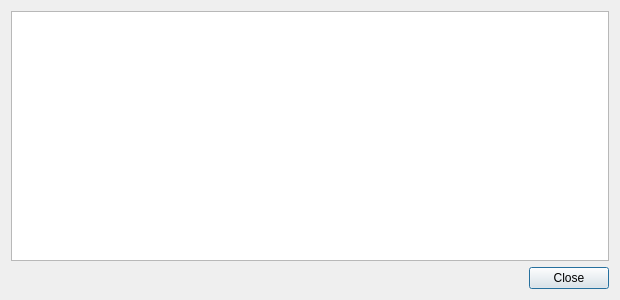
<?xml version="1.0" encoding="UTF-8"?>
<ui version="4.0">
 <class>TransactionDescDialog</class>
 <widget class="QDialog" name="TransactionDescDialog">
  <property name="geometry">
   <rect>
    <x>0</x>
    <y>0</y>
    <width>620</width>
    <height>300</height>
   </rect>
  </property>
  <property name="windowTitle">
   <string>Transaction details</string>
  </property>
  <layout class="QVBoxLayout" name="verticalLayout">
   <item>
    <widget class="QTextEdit" name="detailText">
     <property name="toolTip">
      <string>This pane shows a detailed description of the transaction</string>
     </property>
     <property name="readOnly">
      <bool>true</bool>
     </property>
    </widget>
   </item>
   <item>
    <widget class="QDialogButtonBox" name="buttonBox">
     <property name="orientation">
      <enum>Qt::Horizontal</enum>
     </property>
     <property name="standardButtons">
      <set>QDialogButtonBox::Close</set>
     </property>
    </widget>
   </item>
  </layout>
 </widget>
 <resources/>
 <connections>
  <connection>
   <sender>buttonBox</sender>
   <signal>accepted()</signal>
   <receiver>TransactionDescDialog</receiver>
   <slot>accept()</slot>
   <hints>
    <hint type="sourcelabel">
     <x>248</x>
     <y>254</y>
    </hint>
    <hint type="destinationlabel">
     <x>157</x>
     <y>274</y>
    </hint>
   </hints>
  </connection>
  <connection>
   <sender>buttonBox</sender>
   <signal>rejected()</signal>
   <receiver>TransactionDescDialog</receiver>
   <slot>reject()</slot>
   <hints>
    <hint type="sourcelabel">
     <x>316</x>
     <y>260</y>
    </hint>
    <hint type="destinationlabel">
     <x>286</x>
     <y>274</y>
    </hint>
   </hints>
  </connection>
 </connections>
</ui>
